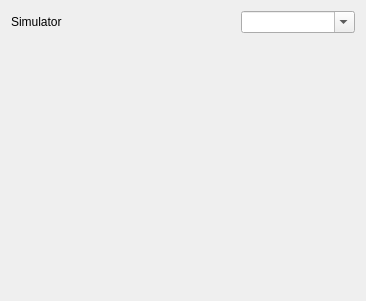
<?xml version="1.0" encoding="UTF-8"?>
<ui version="4.0">
 <class>PlannerConfiguration</class>
 <widget class="QWidget" name="PlannerConfiguration">
  <property name="geometry">
   <rect>
    <x>0</x>
    <y>0</y>
    <width>366</width>
    <height>301</height>
   </rect>
  </property>
  <property name="sizePolicy">
   <sizepolicy hsizetype="Preferred" vsizetype="Preferred">
    <horstretch>0</horstretch>
    <verstretch>0</verstretch>
   </sizepolicy>
  </property>
  <property name="windowTitle">
   <string>HIL Config</string>
  </property>
  <layout class="QGridLayout" name="gridLayout" rowstretch="1,100,1" columnstretch="40,0">
   <item row="0" column="0">
    <widget class="QLabel" name="simLabel">
     <property name="text">
      <string>Simulator</string>
     </property>
    </widget>
   </item>
   <item row="0" column="1">
    <widget class="QComboBox" name="simComboBox">
     <property name="editable">
      <bool>true</bool>
     </property>
     <item>
      <property name="text">
       <string/>
      </property>
     </item>
     <item>
      <property name="text">
       <string>FlightGear 3.0+</string>
      </property>
     </item>
     <item>
      <property name="text">
       <string>X-Plane 10</string>
      </property>
     </item>
     <item>
      <property name="text">
       <string>X-Plane 9</string>
      </property>
     </item>
    </widget>
   </item>
   <item row="1" column="0" colspan="2">
    <layout class="QVBoxLayout" name="simulatorConfigurationLayout">
     <property name="spacing">
      <number>0</number>
     </property>
    </layout>
   </item>
   <item row="2" column="0" colspan="2">
    <widget class="QLabel" name="statusLabel">
     <property name="text">
      <string/>
     </property>
    </widget>
   </item>
  </layout>
 </widget>
 <resources/>
 <connections/>
</ui>
